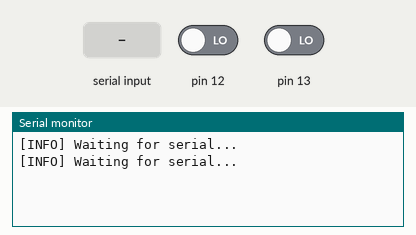
This sketch was run on a simulated Arduino Uno, built with avr-gcc and run on an emulated ATmega328P. Parts: the last lines printed to the serial monitor. Inputs (shaded band) come from the test bench; at power-on: pin 12 LOW, pin 13 LOW.

Above: at 1.2 s.
1.3 s: "PING\n" received over Serial
At 2.4 s:
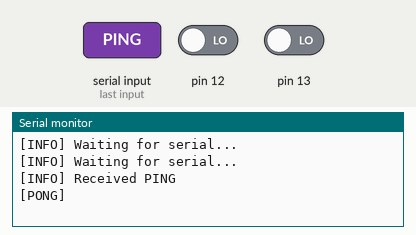
3.5 s: pin 12 driven HIGH
At 3.9 s:
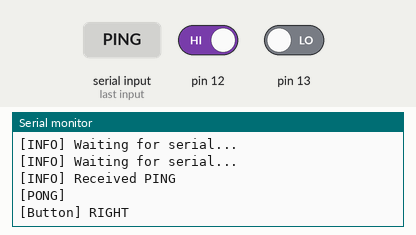
5.0 s: pin 13 driven HIGH
At 6.2 s:
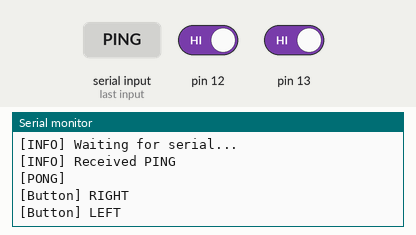
6.5 s: "RST\n" received over Serial
At 7.9 s:
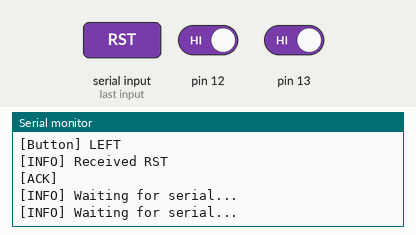

Measured:
- after the input at 1.3 s, the serial monitor: prints a new line after 0.70 s (image 1)
- after the input at 3.5 s, the serial monitor: prints a new line at once (image 2)
- after the input at 5.0 s, the serial monitor: prints a new line at once (image 3)
- after the input at 6.5 s, the serial monitor: prints a new line at once (image 4)

The sketch:

arduino_controls.ino
```cpp
#define L_BUTT 13
#define R_BUTT 12

#define PING_TICKS 1000

class Button {
  public:
    Button(const unsigned pin) : pin(pin) {
      pinMode(pin, INPUT);
    }
    pressed() {
      bool prev_down = down;
      down = digitalRead(pin);
      if (down && !prev_down) {
        return true;
      }
      return false;
    }
  private:
    unsigned pin;
    bool down = false;
} ;

Button* l_butt = nullptr;
Button* r_butt = nullptr;
bool serial_connected = false;

void setup() {
  // put your setup code here, to run once:
  l_butt = new Button(L_BUTT);
  r_butt = new Button(R_BUTT);
  Serial.begin(9600);
}

void loop() {
  // put your main code here, to run repeatedly:
  if (Serial.available() > 0) { // Check if we are connected!
    String ping =  Serial.readStringUntil('\n');
    Serial.println("[INFO] Received " + ping);
    if (ping == "PING") {
      serial_connected = true;
      Serial.println("[PONG]");
    } else if (ping == "RST") {
      serial_connected = false;
      Serial.println("[ACK]");
    }
  } else if (!serial_connected) {
    Serial.println("[INFO] Waiting for serial...");
    delay(1000);
  }

  // We do not want to do anything until we are connected.
  if (!serial_connected) return;

  if (l_butt->pressed()) {
    Serial.println("[Button] LEFT");
  } else if (r_butt->pressed()) {
    Serial.println("[Button] RIGHT");
  }

  delay(1);
}
```
